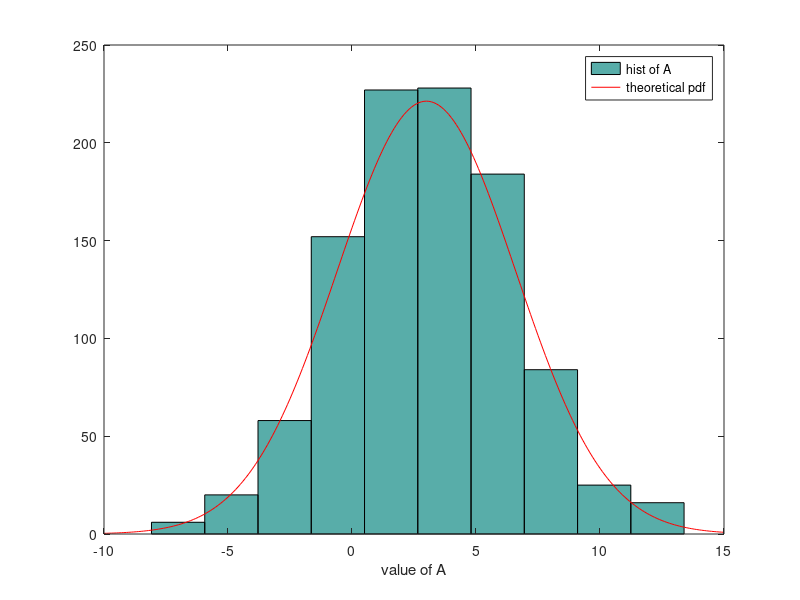

This chart was generated by the following MATLAB code:
tic;% Start the timer
clear all; close all; clc;

M1 = 1; % Mean of X
M2 = 2; % Mean of Y
V1 = 4; % Variance of X
V2 = 9; % Variance of Y

u1 = rand(1000,1);
u2 = rand(1000,1);

% Geberate X and Y that are N(0,1) random variables and independent
X = sqrt( - 2*log(u1)).*cos(2*pi*u2 ); 
Y = sqrt( - 2*log(u1)).*sin(2*pi*u2 );

% Scale them to a particular mean and variance 
x = sqrt(V1)*X + M1; % x~ N(M1,V1)
y = sqrt(V2)*Y + M2; % y~ N(M2,V2)
cov(x,y);
A=x+y;
m=-10:0.1:15;
R=2000*normpdf(m,3,sqrt(13));

toc; % Read elapsed time from stopwatch

hist(A);
h = findobj(gca,'Type','patch');
set(h,'facealpha',0.75)
hold on
plot(m,R,'r')
xlabel('value of A');
legend('hist of A','theoretical pdf')

x_mean=mean(x);
x_v=var(x);
y_mean=mean(y);
y_v=var(y);
A_mean=mean(A);
A_v=var(A);
